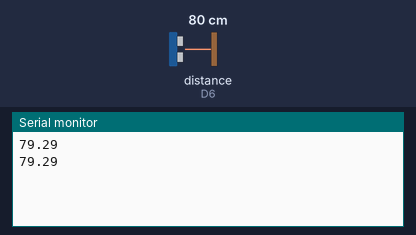
Bench run of a sketch on a simulated ESP8266 (NodeMCU). On the bench: the last lines printed to the serial monitor. Inputs (shaded band) come from the test bench; at power-on: distance to the obstacle (sensor on D6) 80 cm. The echo pulse lasts 58.3 µs per cm.

Above: at 2.8 s.
2.9 s: distance to the obstacle (sensor on D6) set to 2 cm
At 4.9 s:
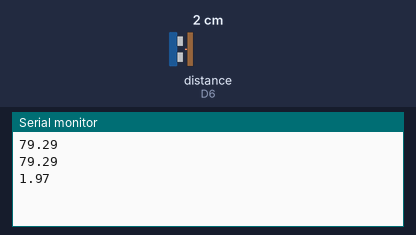
5.6 s: distance to the obstacle (sensor on D6) set to 4 cm
At 6.5 s:
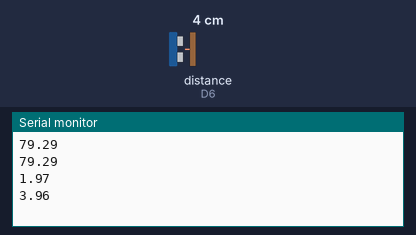
Timing chart, 0 to 8.6 s (numbered marks = the images above; inputs shaded):
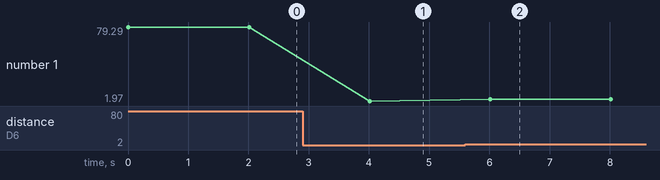

Measured:
- after the input at 2.9 s, the serial monitor: prints a new line after 1.1 s (image 1)
- after the input at 5.6 s, the serial monitor: prints a new line after 0.41 s (image 2)
- plotted number 1: 79.29 → 1.97 after the input at 2.9 s, 1.97 → 3.96 after the input at 5.6 s

The sketch:

sketch_may29c.ino
```cpp
#define tp D5
#define ep D6

float dist,t;

void setup() {
  Serial.begin(9600);
  pinMode(tp,OUTPUT);
  pinMode(ep,INPUT);
}

void loop() {
  digitalWrite(tp,LOW);
  delayMicroseconds(2);
  digitalWrite(tp,HIGH);
  delayMicroseconds(10);
  digitalWrite(tp,LOW);
  t= pulseIn(ep,HIGH);
  dist= (0.034*t)/2;
  Serial.println(dist);
  delay(2000);
}
```
